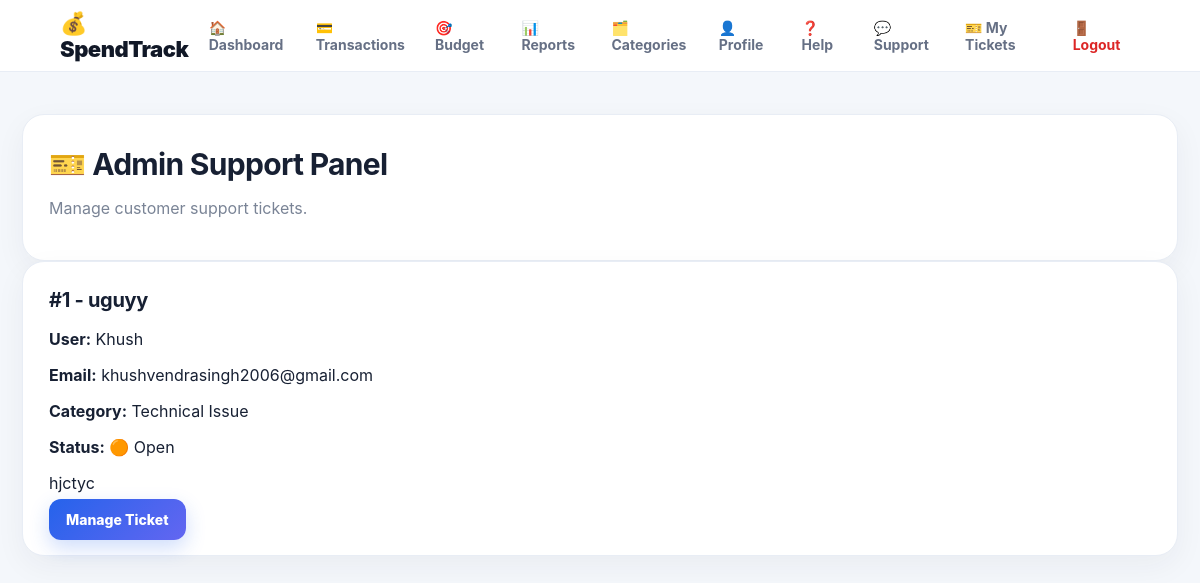
Screenshot of /admin/support (signed in) with the database file from the repository.
### tables this page shows
CREATE TABLE support_tickets (
    id INTEGER PRIMARY KEY AUTOINCREMENT,
    user_id INTEGER NOT NULL,
    subject TEXT NOT NULL,
    category TEXT NOT NULL,
    message TEXT NOT NULL,
    status TEXT NOT NULL DEFAULT 'Open',
    admin_response TEXT DEFAULT '',
    created_at TEXT DEFAULT CURRENT_TIMESTAMP,
    updated_at TEXT DEFAULT CURRENT_TIMESTAMP,
    FOREIGN KEY(user_id) REFERENCES users(id)
);

CREATE TABLE users (
        id INTEGER PRIMARY KEY AUTOINCREMENT, name TEXT NOT NULL,
        email TEXT UNIQUE NOT NULL, password TEXT NOT NULL,
        created_at TIMESTAMP DEFAULT CURRENT_TIMESTAMP
    , profile_photo TEXT);

### app.py (the view)
@app.route("/admin/support")
@admin_required
def admin_support():
    conn = get_db()
    tickets = conn.execute("""
        SELECT
            support_tickets.*,
            users.name,
            users.email
        FROM support_tickets
        JOIN users
        ON support_tickets.user_id = users.id
        ORDER BY support_tickets.id DESC
    """).fetchall()
    conn.close()
    return render_template(
        "admin_support.html",
        tickets=tickets
    )

### app.py (called while the page is built)
def get_db():
    conn = sqlite3.connect(DATABASE)
    conn.row_factory = sqlite3.Row
    return conn

def admin_required(f):
    @wraps(f)
    def decorated_function(*args, **kwargs):
        if "user_id" not in session:
            return redirect(url_for("login"))
        conn = get_db()
        user = conn.execute("""
            SELECT email
            FROM users
            WHERE id = ?
        """, (session["user_id"],)).fetchone()
        conn.close()
        if not user or user["email"] != ADMIN_EMAIL:
            flash("Admin access required.", "error")
            return redirect(url_for("dashboard"))
        return f(*args, **kwargs)
    return decorated_function

def user_categories(uid):
    if not uid: return CATEGORIES
    conn=get_db(); rows=conn.execute("SELECT name FROM categories WHERE user_id=? ORDER BY name",(uid,)).fetchall(); conn.close()
    return [r["name"] for r in rows] or CATEGORIES

@app.context_processor
def globals():
    return {"categories":user_categories(session.get("user_id")),"payment_methods":PAYMENT_METHODS,"month_names":MONTH_NAMES,"logged_in":"user_id" in session}

### templates/admin_support.html (shortened to what this page needs)
{% extends "base.html" %}
{% block content %}
<main class="container">
    <section class="panel">
        <h1>🎫 Admin Support Panel</h1>
        <p class="muted">
            Manage customer support tickets.
        </p>
    </section>
    {% if tickets %}
        {% for ticket in tickets %}
        <section class="panel">
            <h2>
                #{{ ticket["id"] }} - {{ ticket["subject"] }}
            </h2>
            <p>
                <strong>User:</strong>
                {{ ticket["name"] }}
            </p>
            <p>
                <strong>Email:</strong>
                {{ ticket["email"] }}
            </p>
            <p>
                <strong>Category:</strong>
                {{ ticket["category"] }}
            </p>
            <p>
                <strong>Status:</strong>
                {% if ticket["status"] == "Open" %}
                    🟠 Open
                {% elif ticket["status"] == "In Progress" %}
                    🟡 In Progress
                {% else %}
                    🟢 Resolved
                {% endif %}
            </p>
            <p>
                {{ ticket["message"] }}
            </p>
            <a
                href="{{ url_for('admin_ticket', ticket_id=ticket['id']) }}"
                class="primary"
            >
                Manage Ticket
            </a>
        </section>
        {% endfor %}
    {% endif %}
</main>
{% endblock %}

### static/style.css (style rules this page uses)
* { box-sizing: border-box; }
html { scroll-behavior: smooth; }
body { margin: 0; font-family: Inter, Arial, sans-serif; background: #f4f7fb; color: #172033; }
a { text-decoration: none; }
.container { max-width: 1250px; margin: auto; padding: 42px 22px; }
.muted { color: #7a8496; }
.primary, .secondary, .delete, .action { border: 0; border-radius: 12px; padding: 12px 17px; font-weight: 800; cursor: pointer; font-size: 14px; transition: 0.2s ease; }
.primary { background: linear-gradient(135deg, #2563eb, #6366f1); color: white; box-shadow: 0 8px 20px rgba(37, 99, 235, 0.22); }
.panel { background: white; border: 1px solid #e8edf5; border-radius: 22px; padding: 26px; box-shadow: 0 10px 30px rgba(31, 41, 55, 0.05); }
.panel h2 { margin-top: 0; font-size: 20px; letter-spacing: -0.3px; }
.panel h1 { font-size: 30px; margin: 5px 0 8px; letter-spacing: -0.7px; }

### rows the page displays
support_tickets: id "1", subject "uguyy", name "Khush", email "khushvendrasingh2006@gmail.com", category "Technical Issue", status "🟠 Open", message "hjctyc"
